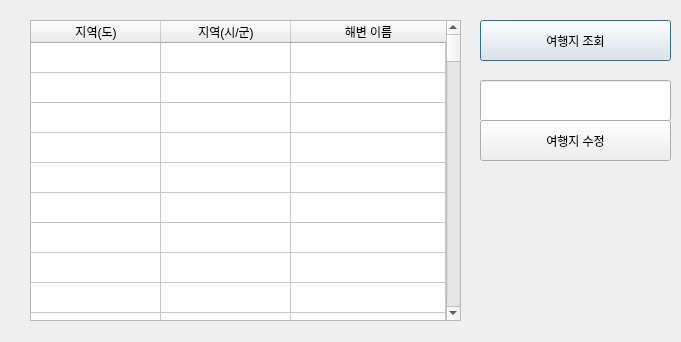
<?xml version="1.0" encoding="UTF-8"?>
<ui version="4.0">
 <class>tourist</class>
 <widget class="QDialog" name="tourist">
  <property name="geometry">
   <rect>
    <x>0</x>
    <y>0</y>
    <width>681</width>
    <height>342</height>
   </rect>
  </property>
  <property name="windowTitle">
   <string>Dialog</string>
  </property>
  <widget class="QPushButton" name="pushButton">
   <property name="geometry">
    <rect>
     <x>480</x>
     <y>20</y>
     <width>191</width>
     <height>41</height>
    </rect>
   </property>
   <property name="text">
    <string>여행지 조회</string>
   </property>
  </widget>
  <widget class="QPushButton" name="pushButton_2">
   <property name="geometry">
    <rect>
     <x>480</x>
     <y>120</y>
     <width>191</width>
     <height>41</height>
    </rect>
   </property>
   <property name="text">
    <string>여행지 수정</string>
   </property>
  </widget>
  <widget class="QLineEdit" name="lineEdit">
   <property name="geometry">
    <rect>
     <x>480</x>
     <y>80</y>
     <width>191</width>
     <height>41</height>
    </rect>
   </property>
  </widget>
  <widget class="QTableWidget" name="tableWidget">
   <property name="geometry">
    <rect>
     <x>30</x>
     <y>20</y>
     <width>431</width>
     <height>301</height>
    </rect>
   </property>
   <property name="frameShadow">
    <enum>QFrame::Sunken</enum>
   </property>
   <property name="rowCount">
    <number>277</number>
   </property>
   <property name="columnCount">
    <number>3</number>
   </property>
   <attribute name="horizontalHeaderCascadingSectionResizes">
    <bool>false</bool>
   </attribute>
   <attribute name="horizontalHeaderDefaultSectionSize">
    <number>130</number>
   </attribute>
   <attribute name="horizontalHeaderMinimumSectionSize">
    <number>57</number>
   </attribute>
   <attribute name="horizontalHeaderShowSortIndicator" stdset="0">
    <bool>false</bool>
   </attribute>
   <attribute name="horizontalHeaderStretchLastSection">
    <bool>true</bool>
   </attribute>
   <attribute name="verticalHeaderVisible">
    <bool>false</bool>
   </attribute>
   <attribute name="verticalHeaderCascadingSectionResizes">
    <bool>false</bool>
   </attribute>
   <attribute name="verticalHeaderShowSortIndicator" stdset="0">
    <bool>false</bool>
   </attribute>
   <attribute name="verticalHeaderStretchLastSection">
    <bool>false</bool>
   </attribute>
   <row/>
   <row/>
   <row/>
   <row/>
   <row/>
   <row/>
   <row/>
   <row/>
   <row/>
   <row/>
   <row/>
   <row/>
   <row/>
   <row/>
   <row/>
   <row/>
   <row/>
   <row/>
   <row/>
   <row/>
   <row/>
   <row/>
   <row/>
   <row/>
   <row/>
   <row/>
   <row/>
   <row/>
   <row/>
   <row/>
   <row/>
   <row/>
   <row/>
   <row/>
   <row/>
   <row/>
   <row/>
   <row/>
   <row/>
   <row/>
   <row/>
   <row/>
   <row/>
   <row/>
   <row/>
   <row/>
   <row/>
   <row/>
   <row/>
   <row/>
   <row/>
   <row/>
   <row/>
   <row/>
   <row/>
   <row/>
   <row/>
   <row/>
   <row/>
   <row/>
   <row/>
   <row/>
   <row/>
   <row/>
   <row/>
   <row/>
   <row/>
   <row/>
   <row/>
   <row/>
   <row/>
   <row/>
   <row/>
   <row/>
   <row/>
   <row/>
   <row/>
   <row/>
   <row/>
   <row/>
   <row/>
   <row/>
   <row/>
   <row/>
   <row/>
   <row/>
   <row/>
   <row/>
   <row/>
   <row/>
   <row/>
   <row/>
   <row/>
   <row/>
   <row/>
   <row/>
   <row/>
   <row/>
   <row/>
   <row/>
   <row/>
   <row/>
   <row/>
   <row/>
   <row/>
   <row/>
   <row/>
   <row/>
   <row/>
   <row/>
   <row/>
   <row/>
   <row/>
   <row/>
   <row/>
   <row/>
   <row/>
   <row/>
   <row/>
   <row/>
   <row/>
   <row/>
   <row/>
   <row/>
   <row/>
   <row/>
   <row/>
   <row/>
   <row/>
   <row/>
   <row/>
   <row/>
   <row/>
   <row/>
   <row/>
   <row/>
   <row/>
   <row/>
   <row/>
   <row/>
   <row/>
   <row/>
   <row/>
   <row/>
   <row/>
   <row/>
   <row/>
   <row/>
   <row/>
   <row/>
   <row/>
   <row/>
   <row/>
   <row/>
   <row/>
   <row/>
   <row/>
   <row/>
   <row/>
   <row/>
   <row/>
   <row/>
   <row/>
   <row/>
   <row/>
   <row/>
   <row/>
   <row/>
   <row/>
   <row/>
   <row/>
   <row/>
   <row/>
   <row/>
   <row/>
   <row/>
   <row/>
   <row/>
   <row/>
   <row/>
   <row/>
   <row/>
   <row/>
   <row/>
   <row/>
   <row/>
   <row/>
   <row/>
   <row/>
   <row/>
   <row/>
   <row/>
   <row/>
   <row/>
   <row/>
   <row/>
   <row/>
   <row/>
   <row/>
   <row/>
   <row/>
   <row/>
   <row/>
   <row/>
   <row/>
   <row/>
   <row/>
   <row/>
   <row/>
   <row/>
   <row/>
   <row/>
   <row/>
   <row/>
   <row/>
   <row/>
   <row/>
   <row/>
   <row/>
   <row/>
   <row/>
   <row/>
   <row/>
   <row/>
   <row/>
   <row/>
   <row/>
   <row/>
   <row/>
   <row/>
   <row/>
   <row/>
   <row/>
   <row/>
   <row/>
   <row/>
   <row/>
   <row/>
   <row/>
   <row/>
   <row/>
   <row/>
   <row/>
   <row/>
   <row/>
   <row/>
   <row/>
   <row/>
   <row/>
   <row/>
   <row/>
   <row/>
   <row/>
   <row/>
   <row/>
   <row/>
   <row/>
   <row/>
   <row/>
   <row/>
   <row/>
   <row/>
   <row/>
   <row/>
   <row/>
   <row/>
   <row/>
   <row/>
   <row/>
   <row/>
   <row/>
   <row/>
   <row/>
   <row/>
   <row/>
   <row/>
   <row/>
   <column>
    <property name="text">
     <string>지역(도)</string>
    </property>
   </column>
   <column>
    <property name="text">
     <string>지역(시/군)</string>
    </property>
   </column>
   <column>
    <property name="text">
     <string>해변 이름</string>
    </property>
   </column>
  </widget>
 </widget>
 <resources/>
 <connections/>
</ui>
